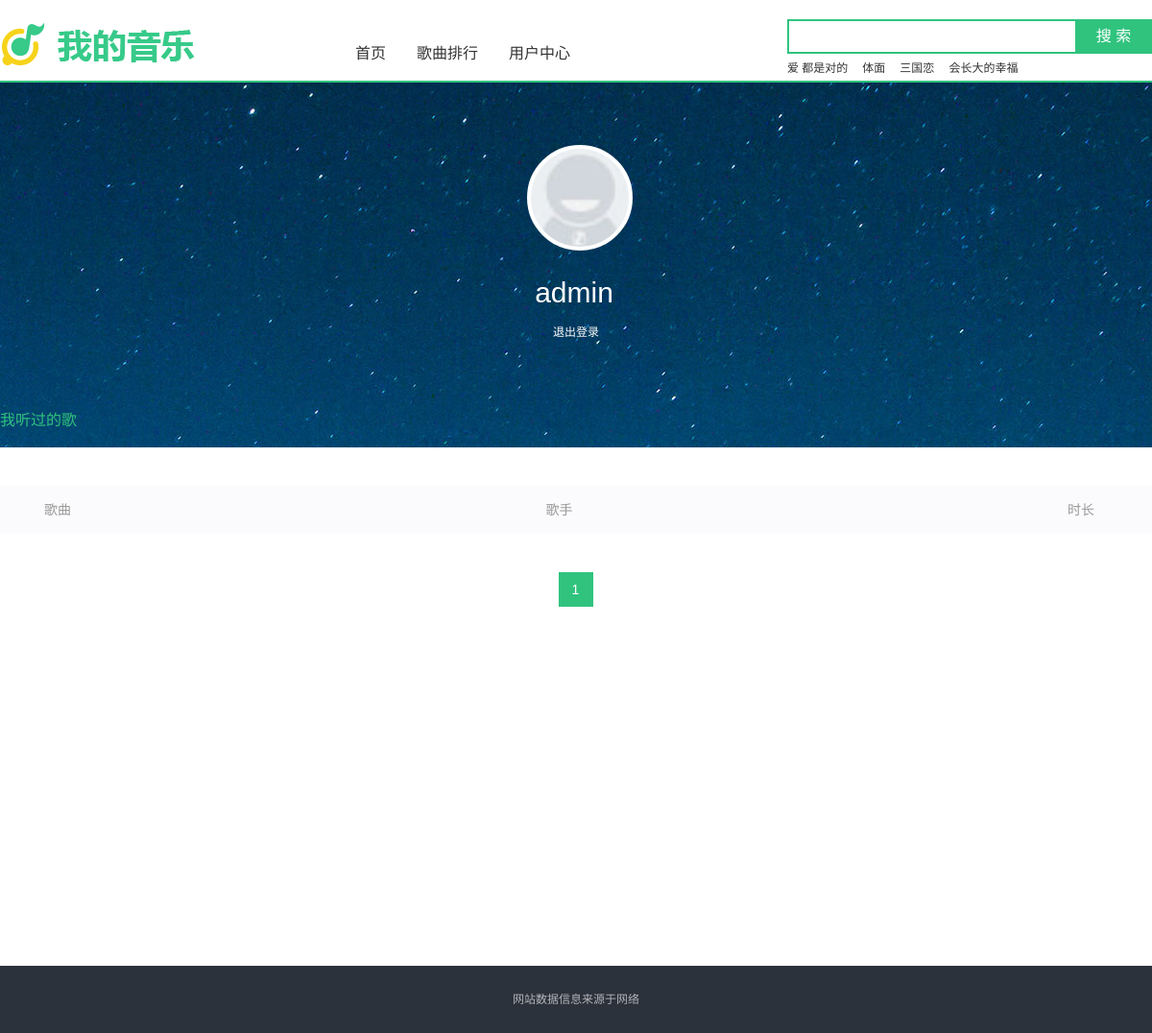
Screenshot of /user/home/1.html (signed in) with the database file from the repository.
### index/models.py (models this page shows, shortened)
class Dynamic(models.Model):
    id = models.AutoField('序号', primary_key=True)
    song = models.ForeignKey(Song, on_delete=models.CASCADE, verbose_name='歌名')
    plays = models.IntegerField('播放次数', default=0)
    search = models.IntegerField('搜索次数', default=0)
    download = models.IntegerField('下载次数', default=0)
    class Meta:
        verbose_name = '歌曲动态'
        verbose_name_plural = '歌曲动态'

class Song(models.Model):
    id = models.AutoField('序号', primary_key=True)
    name = models.CharField('歌名', max_length=50)
    singer = models.CharField('歌手', max_length=50)
    time = models.CharField('时长', max_length=10)
    album = models.CharField('专辑', max_length=50)
    languages = models.CharField('语种', max_length=20)
    type = models.CharField('类型', max_length=20)
    release = models.DateField('发行时间', default=datetime.date.today)
    img = models.FileField("歌曲图片", upload_to='songImg/', default='暂无图片')
    lyrics = models.FileField('歌词', upload_to='songLyric/', default='暂无歌词', blank=True)
    file = models.FileField('歌曲文件', upload_to='songFile/', default='暂无文件')
    label = models.ForeignKey(Label, on_delete=models.CASCADE, verbose_name='歌名分类')
    class Meta:
        verbose_name = '歌曲信息'
        verbose_name_plural = '歌曲信息'

### user/models.py (models this page shows, shortened)
class MyUser(AbstractUser):
    qq = models.CharField('QQ号', max_length=20)
    weChat = models.CharField('微信号', max_length=20)
    mobile = models.CharField('手机号', max_length=11, unique=True)

### user/views.py (the view)
# urls.py: path('home/<int:page>.html', homeView, name='home'),
@login_required(login_url='/user/login.html')
def homeView(request, page):
    searchs = Dynamic.objects.select_related('song').order_by('-search').all()[:4]
    songs = request.session.get('play_list', [])
    paginator = Paginator(songs, 3)
    try:
        pages = paginator.page(page)
    except PageNotAnInteger:
        pages = paginator.page(1)
    except EmptyPage:
        pages = paginator.page(paginator.num_pages)
    return render(request, 'home.html', locals())

### user/templates/home.html (shortened to what this page needs)
{% extends "base.html"  %}
{% load staticfiles %}
{% block link %}
<link rel="stylesheet" href="{% static "css/common.css" %}">
<link rel="stylesheet" href="{% static "css/user.css" %}">
{% endblock %}
{% block body  %}
<body class="member">
<div class="header">
<a href="/" class="logo"><img src="{% static "image/logo.png" %}"></a>
<div class="search-box">
    <form id="searchForm" action="{% url 'search' 1 %}" method="post">
        <div class="search-keyword">
        <input id="kword" name="kword" type="text" class="keyword" maxlength="120">
        </div>
        <input id="subSerch" type="submit" class="search-button" value="搜 索">
    </form>
    <div class="search-hot-words">
        {% for s in searchs %}
            <a target="play" href="{% url 'play' s.song.id %}">{{ s.song.name }}</a>
        {% endfor %}
    </div>
</div>
</div>
<div class="nav-box">
<div class="nav-box-inner">
    <ul class="nav clearfix">
        <li><a href="{% url 'index' %}">首页</a></li>
        <li><a href="{% url 'ranking' %}" target="_blank">歌曲排行</a></li>
        <li><a href="{% url 'home' 1 %}" target="_blank">用户中心</a></li>
    </ul>
</div>
</div>
<div class="mod_profile js_user_data" style="">
<div class="section_inner">
    <div class="profile__cover_link">
        <img src="{% static "image/user.jpg" %}" class="profile__cover">
    </div>
    <h1 class="profile__tit">
        <span class="profile__name">{{ user.username }}</span>
    </h1>
        <a href="{% url 'logout' %}" style="color:white;">退出登录</a>
</div>
</div>
<div class="main main--profile" style="">
<div class="mod_tab profile_nav" role="nav" id="nav">
    <span class="mod_tab__item mod_tab__current" id="hear_tab">我听过的歌</span>
</div>
<div class="js_box" style="display: block;">
<div class="profile_cont">
<div class="js_sub" style="display: block;">
<div class="mod_songlist">
    <ul class="songlist__header">
        <li class="songlist__header_name">歌曲</li>
        <li class="songlist__header_author">歌手</li>
        <li class="songlist__header_time">时长</li>
    </ul>
</div>
<div class="page-box">
    <div class="pagebar" id="pageBar">
        {% for page in pages.paginator.page_range %}
            {% if pages.number == page %}
                <span class="sel">{{ page }}</span>
            {% else %}
                <a href="{% url 'home' page %}" target="_self">{{ page }}</a>
            {% endif %}
        {% endfor %}
    </div>
</div>
</div>
</div>
</div>
</div>
</body>
{% endblock  %}

### publicStatic/css/common.css (style rules this page uses)
blockquote,body,button,dd,dl,dt,fieldset,form,h1,h2,h3,h4,h5,h6,hr,input,legend,li,ol,p,pre,td,textarea,th,ul { margin:0;padding:0 }
ol,ul { list-style:none }
body { font:12px/1.5 Arial;-webkit-text-size-adjust:none }
button,input,select { vertical-align:middle;font-size:100%;outline:0 }
fieldset,img { border:0 none }
a { color:#333;text-decoration:none;outline:0 }
.clearfix:after { content:".";display:block;height:0;clear:both;visibility:hidden;font-size:0 }
.header { width:1200px;height:80px;padding:0;margin:10px auto 0 }
.header .logo { float:left;width:214px;height:54px;margin:10px 0 0 0;overflow:hidden }
.search-box { position:relative;z-index:50;float:right;width:302px;padding:0 78px 0 0;margin:10px 0 0 }
.search-box .search-keyword { position:relative;padding:6px 10px;height:20px;overflow:hidden;zoom:1;border:2px solid #30C37E;background:#fff }
.search-box .keyword { float:left;width:278px;height:20px;border:0 none;outline:0 none;font:14px/20px arial;color:#999 }
.search-box .search-button { position:absolute;right:0;top:0;width:80px;height:36px;border:0 none;background-color:#30C37E;color:#fff;font:16px/34px 'Microsoft YaHei',arial;overflow:hidden;cursor:pointer;outline:0 none }
.search-box .search-hot-words { margin:5px 0 0;height:20px;line-height:20px;overflow:hidden }
.search-box .search-hot-words a { float:left;margin:0 15px 0 0 }
.nav-box { margin-top:-50px;border-bottom:2px solid #30C37E }
.nav-box-inner { width:1200px;margin:0 auto }
.nav-box .nav { padding:0 0 12px 360px;height:32px;line-height:32px }
.nav li { float:left;height:32px;margin-right:12px }
.nav-box .nav li a { position:relative;float:left;padding:0 10px;font:16px/2 'Microsoft YaHei';color:#333;white-space:nowrap }
.page-box { position:relative;zoom:1 }
.pagebar { padding:0 0 40px;font-size:14px;font-family:arial;line-height:34px;text-align:center }
.pagebar span { margin:0 3px 0 2px }
.pagebar span.historySel,.pagebar span.sel { font-family:arial }
.pagebar .historySel,.pagebar .sel,.pagebar a { display:inline-block;border:1px solid #e6e6e6;padding:0 7px;height:34px;min-width:20px;white-space:nowrap;margin:0 3px 0 2px;vertical-align:top }
.pagebar .sel,.pagebar a:hover { background:#30C37E;color:#fff;border-color:#30C37E }

### publicStatic/css/user.css (style rules this page uses)
.mod_profile { height:315px;padding-top:65px;background:url(../image/user_bg.jpg) 50% no-repeat;background-size:cover;text-align:center;color:#fff }
.mod_profile .section_inner { height:315px }
.profile__cover_link { position:relative;width:102px;height:102px;margin:0 auto }
.profile__cover { display:block;width:100%;height:100%;border:4px solid #fff;border-radius:99px;background:#fff }
.profile__name { font-size:30px;font-weight:400;line-height:64px;margin-right:4px }
.mod_songlist { padding:40px 0;font-size:14px;overflow:hidden }
.songlist__header,.songlist__item { position:relative;padding-left:46px;padding-right:100px }
.songlist__header { height:50px;line-height:50px;background-color:#fbfbfd;color:#999 }
.songlist__header_name,.songlist__songname { float:left;width:47.685185%;position:relative;white-space:normal }
.songlist__album,.songlist__artist,.songlist__header_album,.songlist__header_author { float:left;padding-left:20px;width:23.611111% }
.songlist__header_time,.songlist__time { position:absolute;top:0;right:38px;width:50px }
.main { min-height:500px; }
.main,.section_inner { max-width:1200px;margin:0 auto;position:relative }
.profile__tit { padding-top:20px; }
.mod_tab,.mod_tab__item { height:56px;line-height:56px }
.mod_tab { position:relative;zoom:1;border-bottom:1px solid #f7f7f7;margin-bottom:30px }
.mod_tab__item { position:relative;float:left;font-size:16px;overflow:hidden;margin-right:55px }
.mod_tab__current { color:#31c27c }
.profile_nav { position:absolute;top:-56px;left:0;margin-bottom:0;width:80% }
.profile_nav .mod_tab__item { color:#fff;margin-right:40px }
.profile_nav .mod_tab__current,.profile_nav .mod_tab__item:hover { color:#31c27c;text-decoration:none; }

### rows the page displays
Dynamic: song.name "爱 都是对的"
Dynamic: song.name "体面"
Dynamic: song.name "三国恋"
Dynamic: song.name "会长大的幸福"
MyUser: username "admin"

### other values shown
{{ page }} "1"
